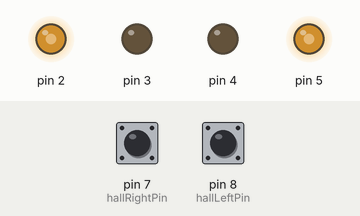
Bench run of a sketch on a simulated Arduino Uno, built with avr-gcc and run on an emulated ATmega328P. On the bench: output pins drawn as LEDs (lit = HIGH). The test bench sets the inputs (shaded band); at power-on: pin 7 (hallRightPin) HIGH, pin 8 (hallLeftPin) HIGH. What the sketch prints to the serial monitor is not drawn.

Above: at 0.1 s.
Timing chart, 0 to 1.6 s (numbered marks = the images above):
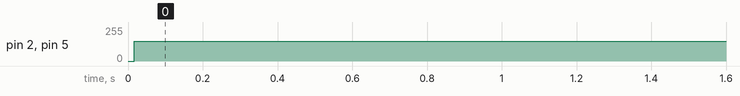

Measured:
- by itself, pin 2, pin 5: 0/255 → 150/255 at 0.02 s

The sketch:

Latest.ino
```cpp
#include <SoftPWM.h>

// Pines de control de motores
const int IN1 = 2;  // Izquierda adelante
const int IN2 = 3;  // Izquierda atrás
const int IN3 = 4;  // Derecha adelante
const int IN4 = 5;  // Derecha atrás

// Pines sensores Hall
const int hallRightPin = 7;
const int hallLeftPin  = 8;

// Estado anterior de los sensores
bool lastRightState = LOW;
bool lastLeftState  = LOW;

// Variables velocidad derecha
unsigned int pulsesRight = 0;
unsigned long prevTimeRight = 0;
float rpmRight = 0;

// Variables velocidad izquierda
unsigned int pulsesLeft = 0;
unsigned long prevTimeLeft = 0;
float rpmLeft = 0;

// PWM a probar
const int pwmValue = 150;

void setup() {
  // Inicializar PWM software
  SoftPWMBegin();
  SoftPWMSetFadeTime(ALL, 0, 0);

  SoftPWMSet(IN1, 0);
  SoftPWMSet(IN2, 0);
  SoftPWMSet(IN3, 0);
  SoftPWMSet(IN4, 0);

  pinMode(hallRightPin, INPUT_PULLUP);
  pinMode(hallLeftPin, INPUT_PULLUP);

  Serial.begin(9600);
  Serial.println("Tiempo(ms),PWM,RPM_Derecha,RPM_Izquierda");

  // Dirección hacia adelante
  SoftPWMSet(IN1, pwmValue);  // Izquierda adelante
  SoftPWMSet(IN2, 0);
  SoftPWMSet(IN3, 0);  // Derecha adelante
  SoftPWMSet(IN4, pwmValue);

  prevTimeRight = millis();
  prevTimeLeft = millis();
}

void loop() {
  unsigned long now = millis();

  // Leer estado actual
  bool currentRight = digitalRead(hallRightPin);
  bool currentLeft = digitalRead(hallLeftPin);

  // Detectar flanco RISING en sensor derecho
  if (currentRight == HIGH && lastRightState == LOW) {
    unsigned long dtRight = now - prevTimeRight;
    rpmRight = (dtRight > 0) ? (60000.0 / dtRight) : 0;
    prevTimeRight = now;
    pulsesRight++;
  }

  // Detectar flanco RISING en sensor izquierdo
  if (currentLeft == HIGH && lastLeftState == LOW) {
    unsigned long dtLeft = now - prevTimeLeft;
    rpmLeft = (dtLeft > 0) ? (60000.0 / dtLeft) : 0;
    prevTimeLeft = now;
    pulsesLeft++;
  }

  lastRightState = currentRight;
  lastLeftState = currentLeft;

  // Imprimir cada 50 ms
  static unsigned long lastPrint = 0;
  if (now - lastPrint >= 50) {
    lastPrint = now;
    Serial.print(now);
    Serial.print(",");
    Serial.print(pwmValue);
    Serial.print(",");
    Serial.print(rpmRight, 2);
    Serial.print(",");
    Serial.println(rpmLeft, 2);
  }
}
```
